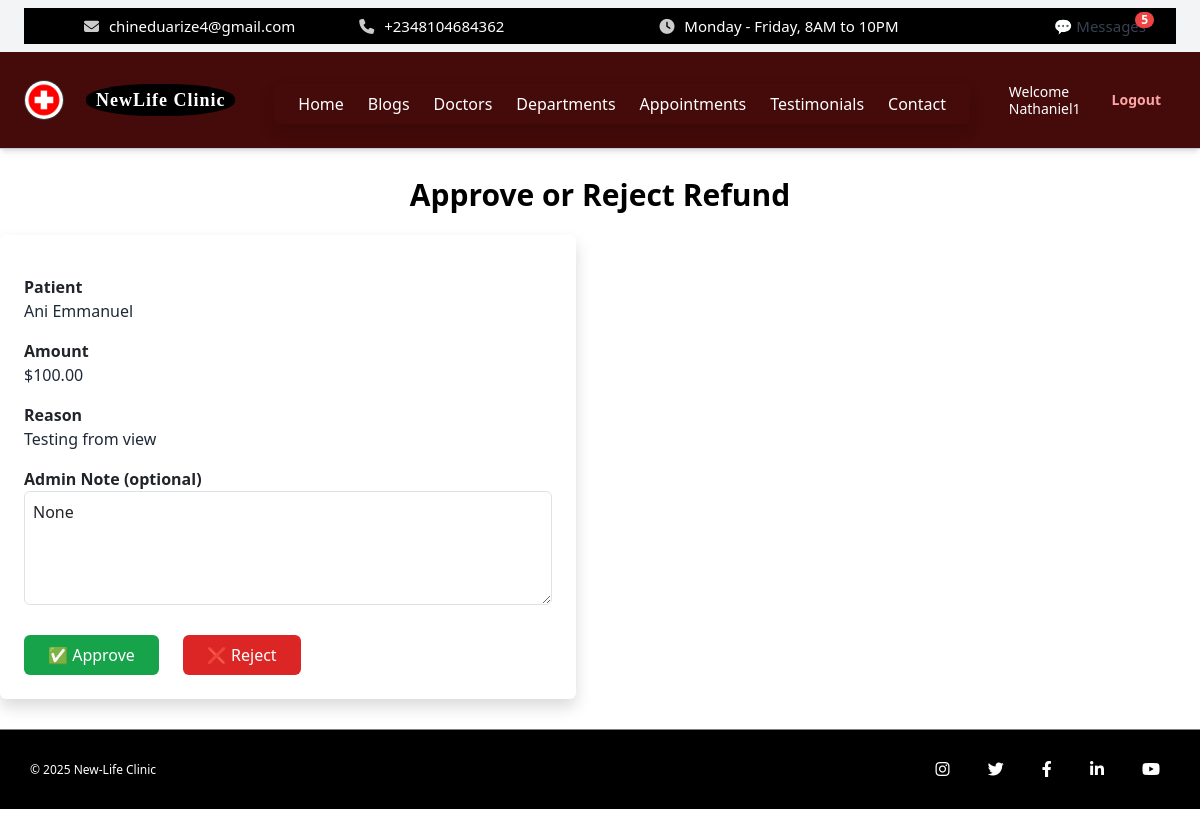
Page /dashboard/admin/refunds/1/review/ (signed in) on the committed database.
### core/models.py (models this page shows, shortened)
class HeaderSettings(models.Model):
    hospital_name = models.CharField(max_length=100, default='My Hospital')
    logo = models.ImageField(upload_to='logos/', blank=True, null=True)
    menu_1 = models.CharField(max_length=50, default='Home')
    menu_2 = models.CharField(max_length=50, default='Services')
    menu_3 = models.CharField(max_length=50, default='Doctors')
    menu_4 = models.CharField(max_length=50, default='Departments')
    menu_5 = models.CharField(max_length=50, default='Appointments')
    menu_6 = models.CharField(max_length=50, default='About')
    menu_7 = models.CharField(max_length=50, default='Contact')
    email = models.EmailField(blank=True)
    phone = models.CharField(max_length=20, blank=True)
    working_hours = models.CharField(max_length=100, default="Monday - Friday, 8AM to 10PM")

class User(AbstractUser):
    ROLE_CHOICES = [
        ('admin', 'Admin'),
        ('doctor', 'Doctor'),
        ('nurse', 'Nurse'),
        ('receptionist', 'Receptionist'),
        ('pharmacist', 'Pharmacist'),
        ('labtech', 'Lab Technician'),
        ('patient', 'Patient'),
        ('cashier', 'Cashier'),
    ]
    role = models.CharField(max_length=20, choices=ROLE_CHOICES)

class RefundRequest(models.Model):
    payment = models.ForeignKey(Payment, on_delete=models.CASCADE)
    refund_amount = models.DecimalField(max_digits=10, decimal_places=2)
    reason = models.TextField()
    issued_by = models.ForeignKey(User, on_delete=models.SET_NULL, null=True, related_name='issued_refunds')
    approved_by = models.ForeignKey(
    settings.AUTH_USER_MODEL,
    on_delete=models.SET_NULL,
    null=True,
    blank=True,
    related_name='refunds_approved_core'
)
    approval_status = models.CharField(max_length=10, choices=[
        ('Pending', 'Pending'),
        ('Approved', 'Approved'),
        ('Rejected', 'Rejected')
    ], default='Pending')
    admin_note = models.TextField(blank=True, null=True)
    created_at = models.DateTimeField(auto_now_add=True)

class FooterSettings(models.Model):
    copyright_text = models.CharField(max_length=255, default="© 2025 New-Life Clinic")
    instagram_url = models.URLField(blank=True, null=True)
    twitter_url = models.URLField(blank=True, null=True)
    facebook_url = models.URLField(blank=True, null=True)
    linkedin_url = models.URLField(blank=True, null=True)
    youtube_url = models.URLField(blank=True, null=True)

### cashier/models.py (models this page shows, shortened)
class Payment(models.Model):
    PAYMENT_METHOD_CHOICES = [
        ('cash', 'Cash'),
        ('pos', 'POS (Card)'),
        ('bank_transfer', 'Bank Transfer'),
        ('mobile', 'Mobile Payment'),
        ('insurance', 'Insurance'),
    ]
    patient = models.ForeignKey(
        'core.Patient',  # ✅ use app_name.ModelName as string
        on_delete=models.CASCADE
    )
    patient_name = models.CharField(max_length=100)
    amount = models.DecimalField(max_digits=10, decimal_places=2)
    payment_method = models.CharField(max_length=20, choices=PAYMENT_METHOD_CHOICES)
    reference_number = models.CharField(max_length=100, blank=True, null=True)
    received_by = models.ForeignKey(User, on_delete=models.SET_NULL, null=True)
    date_received = models.DateTimeField(auto_now_add=True)
    remarks = models.TextField(blank=True, null=True)

### admin_panel/views.py (the view, shortened to what this page needs)
# urls.py: path('refunds/<int:refund_id>/review/', approve_refund, name='approve_refund'),
@admin_required
def approve_refund(request, refund_id):
    refund = get_object_or_404(RefundRequest, id=refund_id)
    return render(request, 'admin_panel/approve_refund.html', {'refund': refund})

### core/context_processors.py (called while the page is built)
def header_settings(request):
    try:
        settings = HeaderSettings.objects.first()
    except HeaderSettings.DoesNotExist:
        settings = None
    return {'header_settings': settings}

def footer_settings(request):
    footer = FooterSettings.objects.first()
    return {'footer_settings': footer}

def appointment_form_processor(request):
    return {
        'footer_appointment_form': AppointmentForm()
    }

def unread_message_context(request):
    context = {}
    if request.user.is_authenticated:
        unread_messages = Message.objects.filter(recipient=request.user, is_read=False)
        context['unread_count'] = unread_messages.count()
        context['unread_messages'] = unread_messages[:5]
    else:
        context['unread_count'] = 0
    unread_enquiries = Enquiry.objects.filter(is_read=False)
    context['unread_enquiry_count'] = unread_enquiries.count()
    context['unread_enquiries'] = unread_enquiries[:5]
    context['total_unread_count'] = context['unread_count'] + context['unread_enquiry_count']
    return context

def footer_form(request):
    return {
        'footer_appointment_form': AppointmentForm()
    }

### admin_panel/templates/admin_panel/approve_refund.html (shortened to what this page needs)
{% extends "core/base.html" %}
{% block content %}
<h2 class="text-2xl font-bold text-blue-700 mb-6">Approve or Reject Refund</h2>
<form method="post" class="space-y-4 bg-white p-6 rounded shadow max-w-xl">
  <div>
    <label class="block font-semibold">Patient</label>
    <p class="text-gray-800">{{ refund.payment.patient_name }}</p>
  </div>
  <div>
    <label class="block font-semibold">Amount</label>
    <p class="text-gray-800">${{ refund.refund_amount }}</p>
  </div>
  <div>
    <label class="block font-semibold">Reason</label>
    <p class="text-gray-800">{{ refund.reason }}</p>
  </div>
  <div>
    <label class="block font-semibold">Admin Note (optional)</label>
    <textarea name="admin_note" rows="4" class="w-full border border-gray-300 p-2 rounded" placeholder="Add any notes...">{{ refund.admin_note }}</textarea>
  </div>
  <div class="flex gap-4 mt-4">
    <button name="action" value="approve" class="bg-green-600 text-white px-4 py-2 rounded hover:bg-green-700">
      ✅ Approve
    </button>
    <button name="action" value="reject" class="bg-red-600 text-white px-4 py-2 rounded hover:bg-red-700">
      ❌ Reject
    </button>
  </div>
</form>
{% endblock %}

### core/templates/core/base.html (shortened to what this page needs)
<!DOCTYPE html>
<html lang="en" class="dark">
{% load static %}
{% load widget_tweaks %}
<head>
  <link rel="stylesheet" href="{% static 'core/css/style.css' %}">
  <script src="https://cdn.tailwindcss.com"></script>
  <link rel="stylesheet" href="https://cdnjs.cloudflare.com/ajax/libs/font-awesome/6.4.0/css/all.min.css">
  <link href="https://cdn.jsdelivr.net/npm/bootstrap@5.3.0/dist/css/bootstrap.min.css" rel="stylesheet">
</head>
<body>
  <div class="fixed-header bg-gray-100 px-4 py-2 text-sm">
  <div class="topbar flex flex-wrap items-center justify-between gap-4 sm:gap-0">
    <div class="topbar-left flex flex-col sm:flex-row items-start sm:items-center gap-1 sm:gap-4 flex-wrap text-center sm:text-left">
      {% if header_settings.email %}
        <span><i class="fas fa-envelope"></i> {{ header_settings.email }}</span>
      {% endif %}
      {% if header_settings.phone %}
        <span><i class="fas fa-phone"></i> {{ header_settings.phone }}</span>
      {% endif %}
    </div>
    <div class="topbar-right flex flex-col sm:flex-row items-start sm:items-center gap-1 sm:gap-4 flex-wrap text-center sm:text-left">
      {% if header_settings.working_hours %}
        <span><i class="fas fa-clock"></i> {{ header_settings.working_hours }}</span>
      {% endif %}
    </div>
    <a href="{% url 'admin_panel:inbox' %}" class="relative text-gray-700 no-print whitespace-nowrap">
      💬 Messages
      {% if total_unread_count > 0 %}
        <span class="absolute -top-1 -right-2 bg-red-500 text-white text-xs font-bold rounded-full px-1.5">
          {{ total_unread_count }}
        </span>
      {% endif %}
    </a>
  </div>
</div>
    <header class="header-bar flex items-center justify-between flex-wrap bg-red-950 p-4 shadow-md w-full gap-4 sm:gap-0">
  <div class="logo-title flex items-center space-x-3 flex-shrink-0">
    {% if header_settings.logo %}
      <img src="{{ header_settings.logo.url }}" alt="Logo" class="logo-img h-10 w-10 object-cover">
    {% else %}
      <img src="{% static 'core/img/default_logo.png' %}" alt="Default Logo" class="logo-img h-10 w-10 object-cover">
    {% endif %}
    <span class="hospital-name font-bold text-lg leading-tight text-white">
      <span class="block">{{ header_settings.hospital_name_line1|default:"NewLife Clinic" }}</span>
    </span>
  </div>
  <div class="relative flex-1 flex justify-center sm:justify-center">
    <nav id="menu-content" class="hidden sm:flex absolute sm:static top-full mt-2 sm:mt-0 bg-red-800 sm:bg-transparent shadow sm:shadow-none rounded px-4 py-2 sm:p-0 sm:rounded-none z-50 overflow-x-auto whitespace-nowrap space-x-4 sm:space-x-6">
      <a href="{% url 'landing_page' %}" class="text-white hover:text-blue-400">Home</a>
      <a href="{% url 'blogs' %}" class="text-white hover:text-blue-400">Blogs</a>
      <a href="{% url 'doctors' %}" class="text-white hover:text-blue-400">Doctors</a>
      <a href="{% url 'departments' %}" class="text-white hover:text-blue-400">Departments</a>
      <a href="{% url 'appointment' %}" class="text-white hover:text-blue-400">Appointments</a>
      <a href="{% url 'testimonials' %}" class="text-white hover:text-blue-400">Testimonials</a>
      <a href="{% url 'contact' %}" class="text-white hover:text-blue-400">Contact</a>
    </nav>
  </div>
  <div class="auth-buttons flex items-center space-x-4 flex-shrink-0 text-sm">
    {% if request.path == '/' and not request.user.is_authenticated %}
      <a href="{% url 'login' %}" class="text-blue-300 hover:underline no-print">Login</a>
    {% elif request.user.is_authenticated %}
      <span class="text-white no-print text-sm leading-tight">Welcome<br>{{ request.user.username }}</span>
      <a href="{% url 'logout' %}" class="text-red-300 hover:underline no-print">Logout</a>
    {% endif %}
  </div>
</header>
  <main>
    {% block content %}{% endblock %}
  </main>
  {% block footer %}
<div class="bottom-footer" style="min-height: 80px; margin-bottom: 20px;">
  <div class="bottom-footer-content" style="display: flex; justify-content: space-between; align-items: center; height: 100%;">
    <div class="left">
      <p>{{ footer_settings.copyright_text|default:"© 2025 New-Life Clinic" }}</p>
    </div>
    <div class="right social-icons">
      {% if footer_settings.instagram_url %}
        <a href="{{ footer_settings.instagram_url }}" target="_blank"><i class="fab fa-instagram"></i></a>
      {% endif %}
      {% if footer_settings.twitter_url %}
        <a href="{{ footer_settings.twitter_url }}" target="_blank"><i class="fab fa-twitter"></i></a>
      {% endif %}
      {% if footer_settings.facebook_url %}
        <a href="{{ footer_settings.facebook_url }}" target="_blank"><i class="fab fa-facebook-f"></i></a>
      {% endif %}
      {% if footer_settings.linkedin_url %}
        <a href="{{ footer_settings.linkedin_url }}" target="_blank"><i class="fab fa-linkedin-in"></i></a>
      {% endif %}
      {% if footer_settings.youtube_url %}
        <a href="{{ footer_settings.youtube_url }}" target="_blank"><i class="fab fa-youtube"></i></a>
      {% endif %}
    </div>
  </div>
</div>
  {% endblock %}
</body>
</html>

### core/static/core/css/style.css (style rules this page uses)
body { font-family: Arial, sans-serif; background-color: #f9fafc; color: #333; }
html { scroll-behavior: smooth; }
.header-bar { display: flex; align-items: center; justify-content: space-between; background: white; padding: 15px 30px; border-bottom: 1px solid #ccc; }
.logo-title { display: flex; align-items: center; }
.logo-img { height: 65px; margin-right: 10px; border-radius: 50%; border: 1px solid rgb(61, 60, 60); }
.hospital-name { display: inline-block; background: black; padding: 5px 10px; color: white; font-family: 'Playfair Display', serif; border-radius: 45%; font-weight: 700; letter-spacing: 1px; line-height:1.0; margin-left: 10px; }
.auth-buttons a { padding: 8px 15px; border-radius: 5px; text-decoration: none; margin-left: 10px; font-weight: 600; }
.topbar { background-color: #000; color: white; display: flex; justify-content: space-between; padding: 8px 30px; font-size: 15px; font-family: 'Segoe UI', Tahoma, Geneva, Verdana, sans-serif; }
.topbar-left span, .topbar-right span { margin-right: 30px; }
.topbar-left span { margin-left: 30px; }
.topbar i { margin-right: 6px; color: #ccc; }
.bottom-footer { width: 100%; height: 15px; background-color: black; border-top: 1px solid grey; color: white; font-size: 12px; padding: 15px 30px; box-sizing: border-box; margin-top: 30px; }
.bottom-footer-content { display: flex; justify-content: space-between; align-items: center; }
.bottom-footer .social-icons a { color: white; margin-left: 15px; font-size: 14px; transition: color 0.3s; }
.social-icons i { color: white; font-size: 16px; margin: 0 10px; transition: color 0.3s ease; }
.social-icons a { text-decoration: none; }
h2.text-2xl { text-align: center; color: #000000; margin-top: 30px; font-size: 30px }
input, select, textarea { width: 100%; border: 1px solid black; border-radius: 4px; padding: 0.5rem 0.75rem; box-sizing: border-box; }

### rows in the picture
HeaderSettings: email "chineduarize4@gmail.com", phone "+2348104684362", working_hours "Monday - Friday, 8AM to 10PM", logo (picture)
User: user.username "Nathaniel1"
RefundRequest: payment.patient_name "Ani Emmanuel", refund_amount "100.00", reason "Testing from view", admin_note "None"
FooterSettings: copyright_text "© 2025 New-Life Clinic"

### other values in the picture
{{ total_unread_count }} "5"
{{ header_settings.hospital_name_line1|default:"NewLife Clinic" }} "NewLife Clinic"
